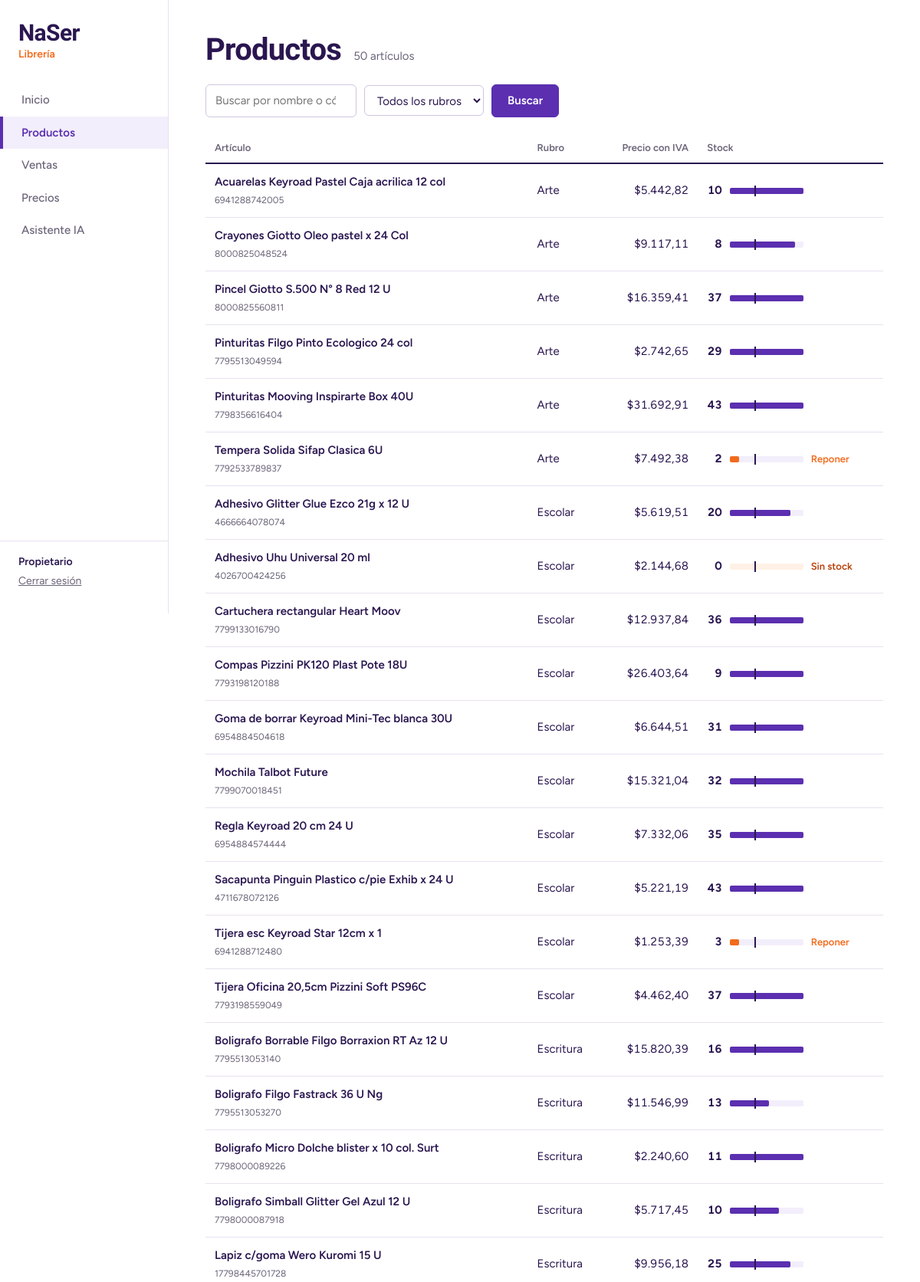
Page /productos (signed in, upper part) on the committed database.
### tables this page shows
CREATE TABLE productos (
  id INT AUTO_INCREMENT PRIMARY KEY,
  codigo VARCHAR(20) NOT NULL UNIQUE,
  nombre VARCHAR(150) NOT NULL,
  rubro_id INT NOT NULL,
  precio_sin_iva DECIMAL(12,2) NOT NULL,
  precio_con_iva DECIMAL(12,2) NOT NULL,
  stock INT NOT NULL DEFAULT 0,
  stock_minimo INT NOT NULL DEFAULT 0,
  FOREIGN KEY (rubro_id) REFERENCES rubros(id)
);

CREATE TABLE rubros (
  id INT AUTO_INCREMENT PRIMARY KEY,
  nombre VARCHAR(50) NOT NULL UNIQUE
);

### core/Controller.php (called while the page is built, shortened)
<?php
class Controller
{
    protected function vista(string $nombre, array $datos = []): void
    {
        require __DIR__ . '/../app/views/layout.php';
    }
}

### app/controllers/ProductoController.php (called while the page is built, shortened)
<?php
class ProductoController extends Controller
{
    public function index(): void
    {
        $texto = trim($_GET['q'] ?? '');
        $rubroId = (int) ($_GET['rubro'] ?? 0);
        $this->vista('productos/index', [
            'titulo'    => 'Productos',
            'seccion'   => 'productos',
            'productos' => Producto::buscar($texto, $rubroId),
            'rubros'    => Rubro::todos(),
            'texto'     => $texto,
            'rubroId'   => $rubroId,
        ]);
    }
}

### public/index.php (called while the page is built, shortened)
<?php
spl_autoload_register(function ($clase) {
    foreach (['core', 'app/models', 'app/controllers'] as $carpeta) {
        $archivo = __DIR__ . "/../$carpeta/$clase.php";
        if (file_exists($archivo)) {
            return;
        }
    }
});
$rutas = [
    'GET /login'        => ['AuthController', 'formulario'],
    'POST /login'       => ['AuthController', 'ingresar'],
    'POST /logout'      => ['AuthController', 'salir'],
    'GET /'             => ['InicioController', 'index'],
    'GET /productos'    => ['ProductoController', 'index'],
    'GET /ventas'       => ['VentaController', 'index'],
    'GET /ventas/nueva' => ['VentaController', 'nueva'],
    'POST /ventas'      => ['VentaController', 'guardar'],
    'GET /ventas/ver'   => ['VentaController', 'ver'],
    'GET /precios'              => ['PrecioController', 'index'],
    'POST /precios/revisar'     => ['PrecioController', 'revisar'],
    'POST /precios/aplicar'     => ['PrecioController', 'aplicar'],
    'GET /api/precios/cambios'  => ['ApiController', 'cambiosDePrecios'],
    'GET /asistente'            => ['AsistenteController', 'index'],
    'POST /asistente/preguntar' => ['AsistenteController', 'preguntar'],
    'GET /api/productos'           => ['ApiController', 'productos'],
    'GET /api/productos/ver'       => ['ApiController', 'producto'],
    'GET /api/productos/reponer'   => ['ApiController', 'reponer'],
    'GET /api/ventas/resumen'      => ['ApiController', 'ventasResumen'],
    'GET /api/ventas/mas-vendidos' => ['ApiController', 'masVendidos'],
];
$metodo = $_SERVER['REQUEST_METHOD'];
$ruta = rtrim(parse_url($_SERVER['REQUEST_URI'], PHP_URL_PATH), '/') ?: '/';
$clave = "$metodo $ruta";
[$controlador, $accion] = $rutas[$clave];
(new $controlador())->$accion();

### core/Database.php (called while the page is built)
<?php
class Database
{
    private static ?PDO $conexion = null;
    public static function conectar(): PDO
    {
        if (self::$conexion === null) {
            $config = require __DIR__ . '/../config/config.php';
            $db = $config['db'];
            $dsn = "mysql:host={$db['host']};port={$db['port']};dbname={$db['name']};charset=utf8mb4";
            self::$conexion = new PDO($dsn, $db['user'], $db['pass'], [
                PDO::ATTR_ERRMODE => PDO::ERRMODE_EXCEPTION,
                PDO::ATTR_DEFAULT_FETCH_MODE => PDO::FETCH_ASSOC,
            ]);
        }
        return self::$conexion;
    }
}

### app/models/Producto.php (called while the page is built, shortened)
<?php
class Producto
{
    public static function buscar(string $texto = '', int $rubroId = 0): array
    {
        $sql = 'SELECT p.*, r.nombre AS rubro
                FROM productos p
                JOIN rubros r ON r.id = p.rubro_id
                WHERE 1 = 1';
        $parametros = [];
        $sql .= ' ORDER BY r.nombre, p.nombre';
        $consulta = Database::conectar()->prepare($sql);
        $consulta->execute($parametros);
        return $consulta->fetchAll();
    }
}

### app/views/productos/index.php (the view, shortened to what this page needs)
<header class="encabezado">
    <h1>Productos</h1>
    <p><?= count($productos) ?> <?= count($productos) === 1 ? 'artículo' : 'artículos' ?></p>
</header>
<form class="filtros" method="get" action="/productos">
    <label>
        <input type="search" name="q" value="<?= htmlspecialchars($texto) ?>" placeholder="Buscar por nombre o código">
    </label>
    <label>
        <select name="rubro">
            <option value="0">Todos los rubros</option>
        </select>
    </label>
    <button type="submit">Buscar</button>
</form>
<?php if (count($productos) === 0): ?>
    <p class="vacio">No hay productos que coincidan. Probá con otra palabra o quitá los filtros.</p>
<?php else: ?>
<div class="tabla-marco">
<table class="tabla">
    <thead>
        <tr>
            <th>Artículo</th>
            <th>Rubro</th>
            <th class="num">Precio con IVA</th>
            <th>Stock</th>
        </tr>
    </thead>
    <tbody>
        <?php foreach ($productos as $p): ?>
            <?php
            $tope = max($p['stock_minimo'] * 3, 1);
            $ancho = min(100, round($p['stock'] / $tope * 100));
            if ($p['stock'] == 0) {
                $nivel = 'agotado';
                $nota = 'Sin stock';
            } elseif ($p['stock'] < $p['stock_minimo']) {
                $nivel = 'bajo';
                $nota = 'Reponer';
            } else {
                $nivel = 'bien';
                $nota = '';
            }
            ?>
            <tr>
                <td>
                    <strong><?= htmlspecialchars($p['nombre']) ?></strong>
                    <span class="codigo"><?= htmlspecialchars($p['codigo']) ?></span>
                </td>
                <td><?= htmlspecialchars($p['rubro']) ?></td>
                <td class="num">$<?= number_format($p['precio_con_iva'], 2, ',', '.') ?></td>
                <td>
                    <div class="stock <?= $nivel ?>">
                        <b><?= $p['stock'] ?></b>
                        <span class="regla" title="Mínimo: <?= $p['stock_minimo'] ?>"><i style="width: <?= $ancho ?>%"></i></span>
                        <?php if ($nota !== ''): ?><em><?= $nota ?></em><?php endif; ?>
                    </div>
                </td>
            </tr>
        <?php endforeach; ?>
    </tbody>
</table>
</div>
<?php endif; ?>

### public/css/estilos.css (style rules this page uses)
:root { --tinta: #2a1650; --violeta: #5b2fb0; --lila: #f3eefb; --naranja: #f26b1d; --naranja-suave: #fff1e6; --gris: #6a6478; --linea: #e7e1f0; --titulos: "Bricolage Grotesque", "Trebuchet MS", sans-serif; --texto: "Figtree", system-ui, sans-serif; }
* { box-sizing: border-box; }
body { margin: 0; display: grid; grid-template-columns: 220px 1fr; min-height: 100vh; background: #fff; color: var(--tinta); font-family: var(--texto); font-size: 15px; line-height: 1.5; }
h1 { font-family: var(--titulos); font-weight: 700; letter-spacing: -0.02em; line-height: 1.05; margin: 0; }
.encabezado { display: flex; align-items: baseline; gap: 16px; }
.encabezado h1 { font-size: 40px; }
.encabezado p { margin: 0; color: var(--gris); }
.filtros { display: flex; flex-wrap: wrap; align-items: center; gap: 10px; margin: 24px 0 20px; }
.filtros input, .filtros select, .filtros button { font: inherit; padding: 9px 12px; border: 1px solid #cfc6e0; border-radius: 6px; background: #fff; color: var(--tinta); }
.filtros input { width: min(340px, 100%); }
.filtros button { background: var(--violeta); border-color: var(--violeta); color: #fff; font-weight: 600; cursor: pointer; padding-inline: 20px; }
.tabla-marco { overflow-x: auto; }
.tabla { width: 100%; border-collapse: collapse; }
.tabla th { text-align: left; font-weight: 600; font-size: 13px; color: var(--gris); padding: 10px 12px; border-bottom: 2px solid var(--tinta); white-space: nowrap; }
.tabla td { padding: 12px; border-bottom: 1px solid var(--linea); vertical-align: middle; }
.tabla strong { font-weight: 600; display: block; }
.tabla .codigo { color: var(--gris); font-size: 12px; }
.tabla .num { text-align: right; font-variant-numeric: tabular-nums; white-space: nowrap; }
.stock { display: flex; align-items: center; gap: 10px; white-space: nowrap; }
.stock b { width: 2ch; text-align: right; font-variant-numeric: tabular-nums; }
.regla { position: relative; width: 96px; height: 8px; background: var(--lila); border-radius: 2px; flex: none; }
.regla i { display: block; height: 100%; background: var(--violeta); border-radius: 2px; }
.regla::after { content: ""; position: absolute; left: 33.3%; top: -3px; width: 2px; height: 14px; background: var(--tinta); }
.stock em { font-style: normal; font-size: 13px; font-weight: 600; color: var(--naranja); }
.stock.bajo .regla i, .stock.agotado .regla i { background: var(--naranja); }
.stock.agotado .regla { background: var(--naranja-suave); }
.stock.agotado em { color: #b8400a; }
.encabezado { margin-bottom: 24px; }
.encabezado + .filtros { margin-top: 0; }

### rows in the picture
productos: nombre "Acuarelas Keyroad Pastel Caja acrilica 12 col", codigo "6941288742005", rubro.nombre "Arte", precio_con_iva "5.442,82", stock "10"
productos: nombre "Crayones Giotto Oleo pastel x 24 Col", codigo "8000825048524", rubro.nombre "Arte", precio_con_iva "9.117,11", stock "8", stock_minimo 3 (drawn)
productos: nombre "Pincel Giotto S.500 N° 8 Red 12 U", codigo "8000825560811", rubro.nombre "Arte", precio_con_iva "16.359,41", stock "37"
productos: nombre "Pinturitas Filgo Pinto Ecologico 24 col", codigo "7795513049594", rubro.nombre "Arte", precio_con_iva "2.742,65", stock "29"
productos: nombre "Pinturitas Mooving Inspirarte Box 40U", codigo "7798356616404", rubro.nombre "Arte", precio_con_iva "31.692,91", stock "43"
productos: nombre "Tempera Solida Sifap Clasica 6U", codigo "7792533789837", rubro.nombre "Arte", precio_con_iva "7.492,38", stock "2", nota "Reponer"
productos: nombre "Adhesivo Glitter Glue Ezco 21g x 12 U", codigo "4666664078074", rubro.nombre "Escolar", precio_con_iva "5.619,51", stock "20"
productos: nombre "Adhesivo Uhu Universal 20 ml", codigo "4026700424256", rubro.nombre "Escolar", precio_con_iva "2.144,68", stock "0", stock "Sin stock"
productos: nombre "Cartuchera rectangular Heart Moov", codigo "7799133016790", rubro.nombre "Escolar", precio_con_iva "12.937,84", stock "36"
productos: nombre "Compas Pizzini PK120 Plast Pote 18U", codigo "7793198120188", rubro.nombre "Escolar", precio_con_iva "26.403,64", stock "9"
productos: nombre "Goma de borrar Keyroad Mini-Tec blanca 30U", codigo "6954884504618", rubro.nombre "Escolar", precio_con_iva "6.644,51", stock "31"
productos: nombre "Mochila Talbot Future", codigo "7799070018451", rubro.nombre "Escolar", precio_con_iva "15.321,04", stock "32"
productos: nombre "Regla Keyroad 20 cm 24 U", codigo "6954884574444", rubro.nombre "Escolar", precio_con_iva "7.332,06", stock "35"
productos: nombre "Sacapunta Pinguin Plastico c/pie Exhib x 24 U", codigo "4711678072126", rubro.nombre "Escolar", precio_con_iva "5.221,19", stock "43"
productos: nombre "Tijera esc Keyroad Star 12cm x 1", codigo "6941288712480", rubro.nombre "Escolar", precio_con_iva "1.253,39", stock "3", nota "Reponer"
productos: nombre "Tijera Oficina 20,5cm Pizzini Soft PS96C", codigo "7793198559049", rubro.nombre "Escolar", precio_con_iva "4.462,40", stock "37"
productos: nombre "Boligrafo Borrable Filgo Borraxion RT Az 12 U", codigo "7795513053140", rubro.nombre "Escritura", precio_con_iva "15.820,39", stock "16"
productos: nombre "Boligrafo Filgo Fastrack 36 U Ng", codigo "7795513053270", rubro.nombre "Escritura", precio_con_iva "11.546,99", stock "13", stock_minimo 8 (drawn)
productos: nombre "Boligrafo Micro Dolche blister x 10 col. Surt", codigo "7798000089226", rubro.nombre "Escritura", precio_con_iva "2.240,60", stock "11"
productos: nombre "Boligrafo Simball Glitter Gel Azul 12 U", codigo "7798000087918", rubro.nombre "Escritura", precio_con_iva "5.717,45", stock "10", stock_minimo 5 (drawn)
productos: nombre "Lapiz c/goma Wero Kuromi 15 U", codigo "17798445701728", rubro.nombre "Escritura", precio_con_iva "9.956,18", stock "25"

### other values in the picture
$menuTexto "Inicio"
$menuTexto "Productos"
$menuTexto "Ventas"
$menuTexto "Precios"
$menuTexto "Asistente IA"
$_SESSION['usuario']['nombre'] "Propietario"
count($productos) "50"
